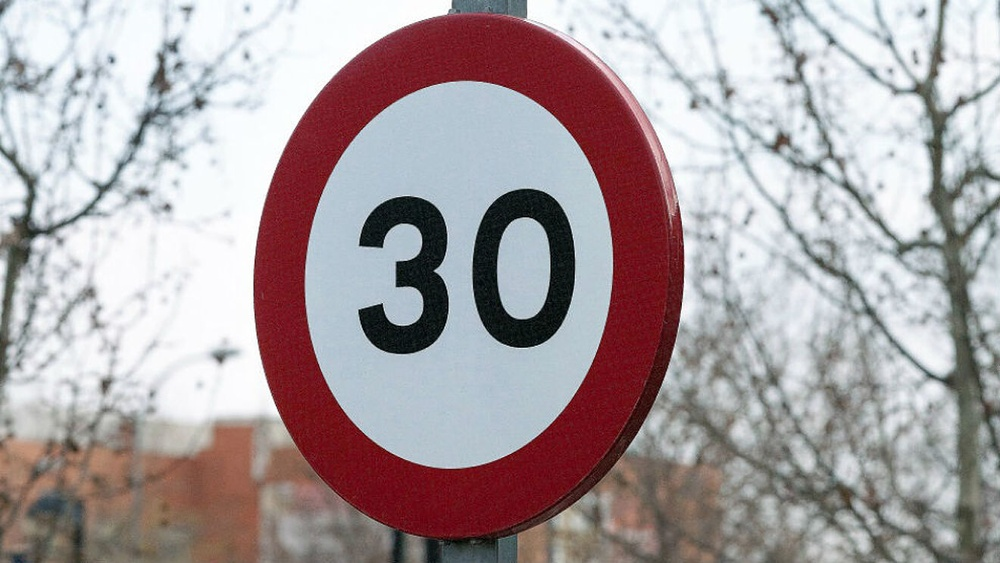
#> input picture pruebas/st30.jpg, 1000 x 563 px, shrunk from 1320 x 743 before the run
$ jupyter execute --allow-errors trafico3.ipynb
#> lines starting #> are read from the running program, lines starting #| are printed output that depends on the picture; after the words box and inside, x2 and y2 are one past the last pixel; in counts of white or black regions, pixels touching at a corner belong together
[cell 1]
import cv2 as cv
import numpy as np
import matplotlib.pyplot as plt

[cell 2]
img = cv.imread('st30.jpg',cv.IMREAD_COLOR)
#> img is the input picture: shape (563, 1000, 3); mean B, G, R 161.6, 159.1, 169.4
img = cv.imread('60lejos.jpeg',cv.IMREAD_COLOR)
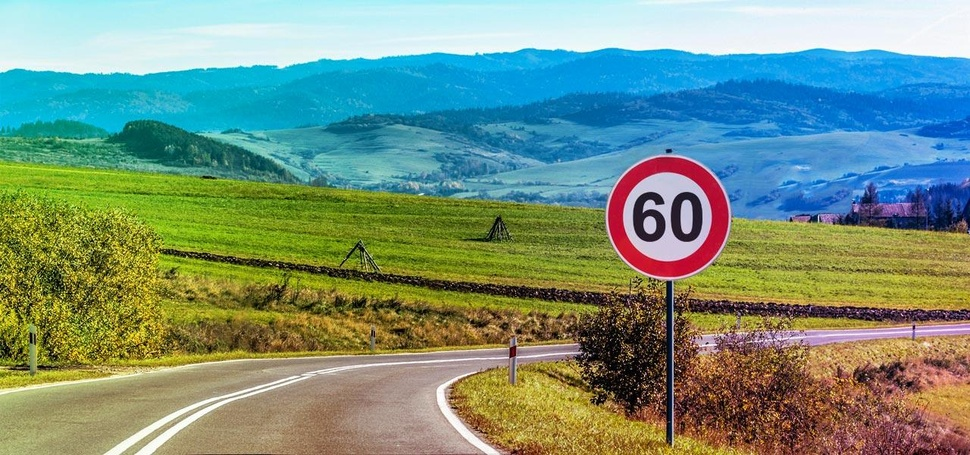
#> input picture pruebas/60lejos.jpeg, 970 x 455 px, shrunk from 1280 x 600 before the run
#> img is the input picture: shape (455, 970, 3); mean B, G, R 125.3, 145.3, 118.1

plt.imshow(cv.cvtColor(img,cv.COLOR_BGR2RGB))

[cell 3]
hsv = cv.cvtColor(img,cv.COLOR_BGR2HSV)
#> hsv: shape (455, 970, 3); mean H, S, V 62.7, 153.1, 171.8
h,s,v = cv.split(hsv)
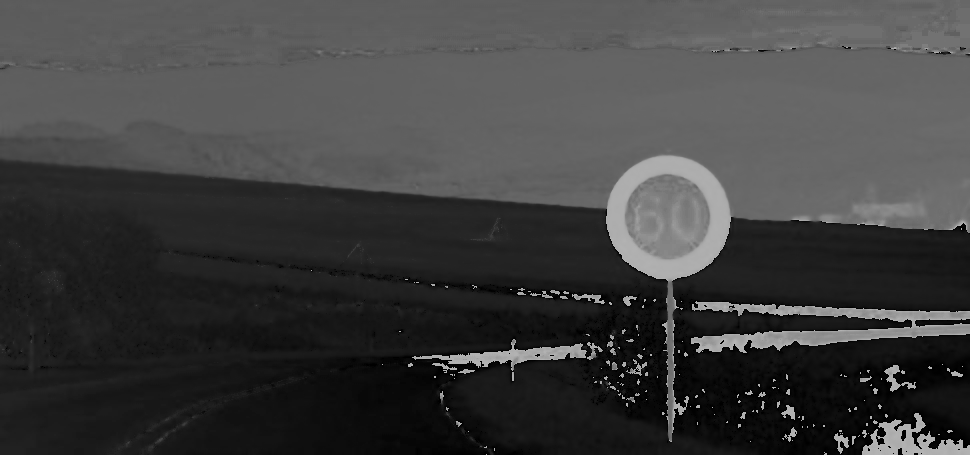
#> h: shape (455, 970); min 0, max 179, mean 62.7
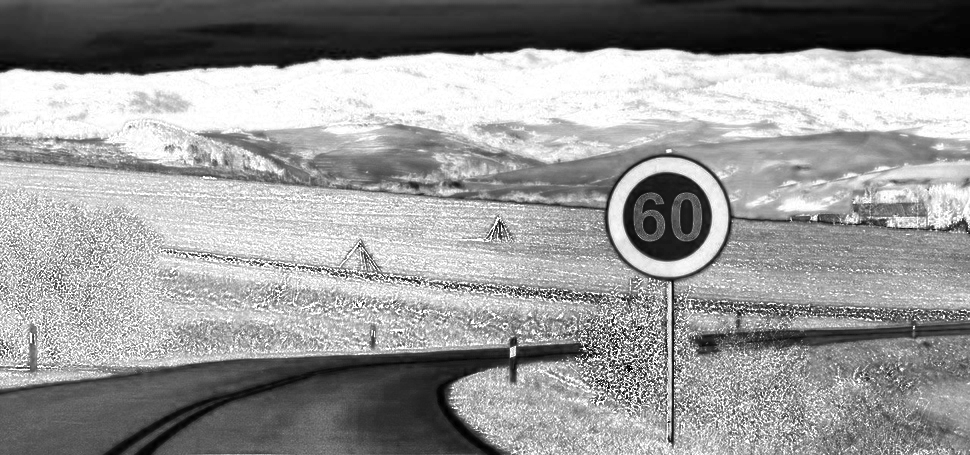
#> s: shape (455, 970); min 0, max 255, mean 153.1
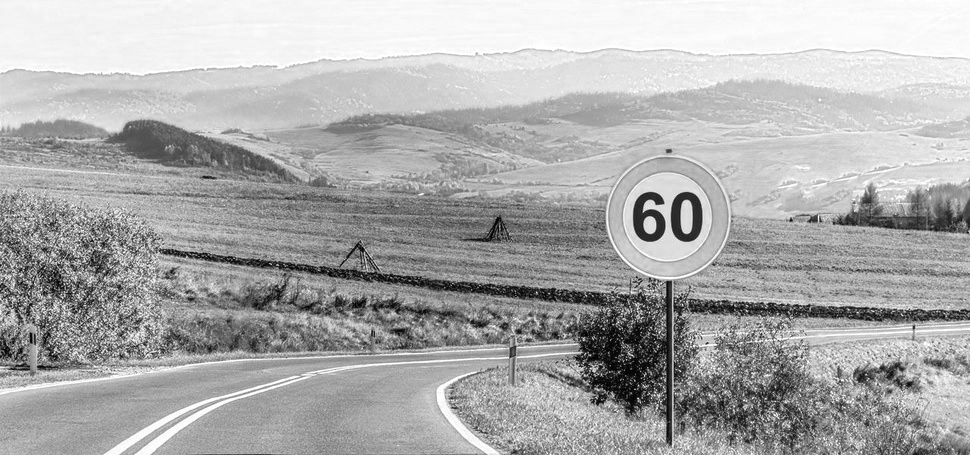
#> v: shape (455, 970); min 0, max 255, mean 171.8

plt.imshow(h,cmap='gray')

[cell 4]
aux, gray = cv.threshold(h, 150, 255, cv.THRESH_BINARY)
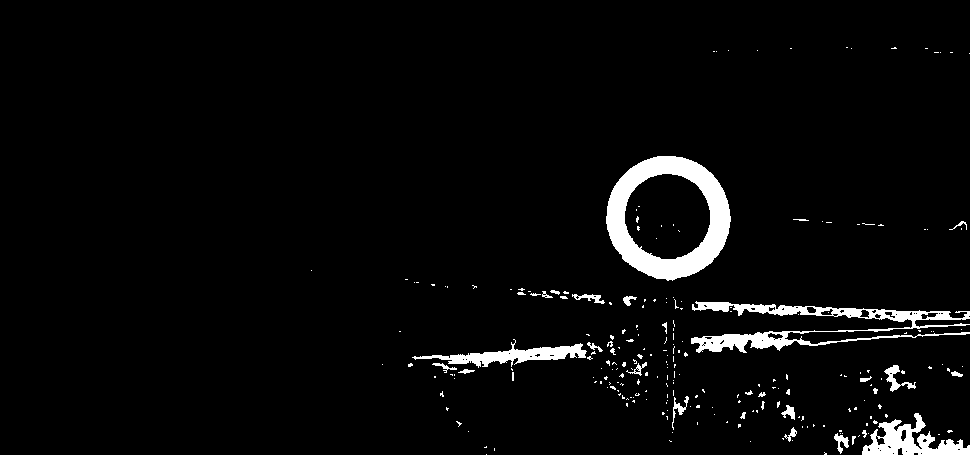
#> gray: shape (455, 970); 3.8% white; 242 white regions (210 under 20 px), largest, box (x1, y1, x2, y2) and area: (606, 156, 731, 281) 6361, (691, 301, 970, 353) 3968, (862, 413, 970, 455) 2019

plt.imshow(gray, cmap = 'gray')

[cell 5]
gray_circle = cv.medianBlur(gray, 15)
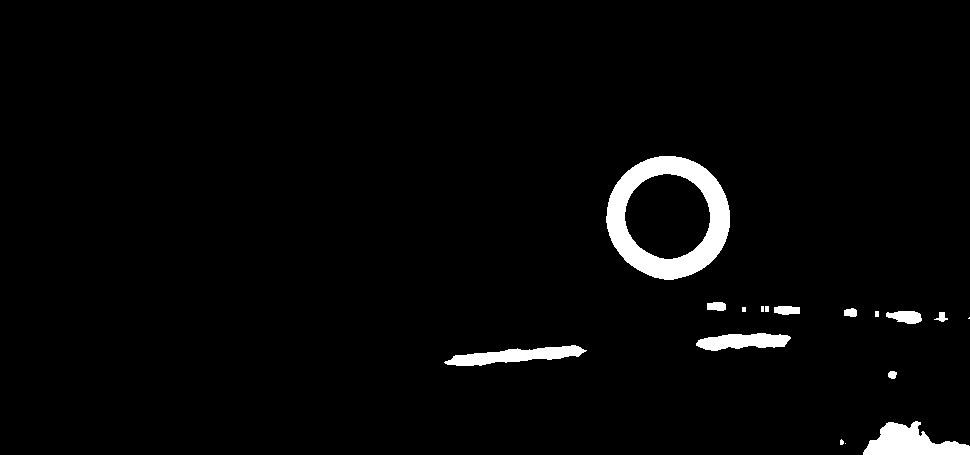
#> gray_circle: shape (455, 970); 2.8% white; 17 white regions (4 under 20 px), largest, box (x1, y1, x2, y2) and area: (606, 156, 730, 280) 6358, (863, 421, 970, 455) 2128, (444, 345, 587, 366) 1520

plt.imshow(gray_circle, cmap = 'gray')

[cell 6]
""" circle_small = cv.morphologyEx(gray_circle, cv.MORPH_HITMISS, np.array([[0,1,0],[1,-1,1],[0,1,0]], np.uint8), iterations=2)

plt.imshow(circle_small, cmap = 'gray') """

[cell 7]
edged = cv.Canny(gray_circle, 30, 200)
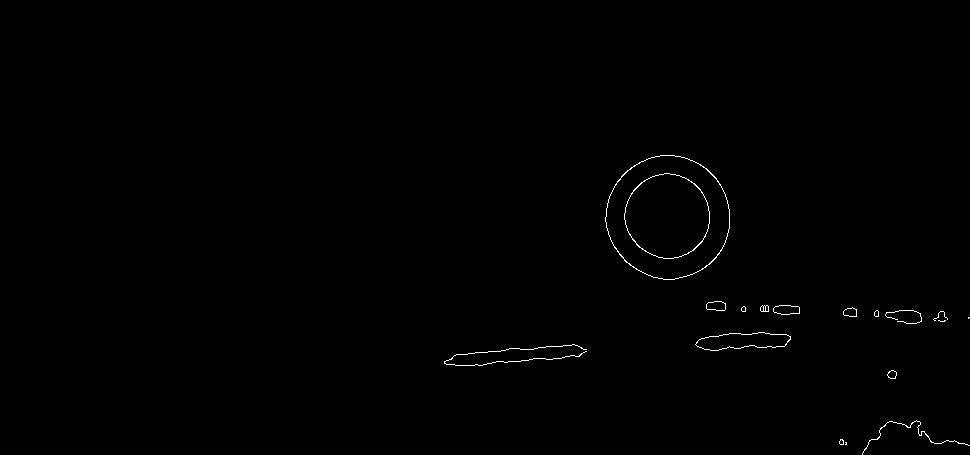
#> edged: shape (455, 970); 0.39% white in thin lines or dots, all inside (x1, y1, x2, y2) = (444, 155, 970, 455)

plt.imshow(edged, cmap = 'gray')

[cell 8]
minDist = 100
param1 = 30 #500
param2 = 110 #200
minRadius = 5
maxRadius = int(edged.shape[0]/2) #10
#> maxRadius = 227

circles = cv.HoughCircles(edged, cv.HOUGH_GRADIENT, dp=1.9, minDist=minDist, param1=param1, param2=param2, minRadius=minRadius, maxRadius=maxRadius)
#> circles = [[667.8, 215.6, 61.62]]
circles = np.uint16(np.around(circles))
#> circles = [[668, 216, 62]]

img_with_circles = img.copy()

for c in circles[0,:]:
    a, b, r = c[0], c[1], c[2]
    cv.circle(img_with_circles, (a, b), r, (0, 255, 0), 2)
#> this loop made 1 pass
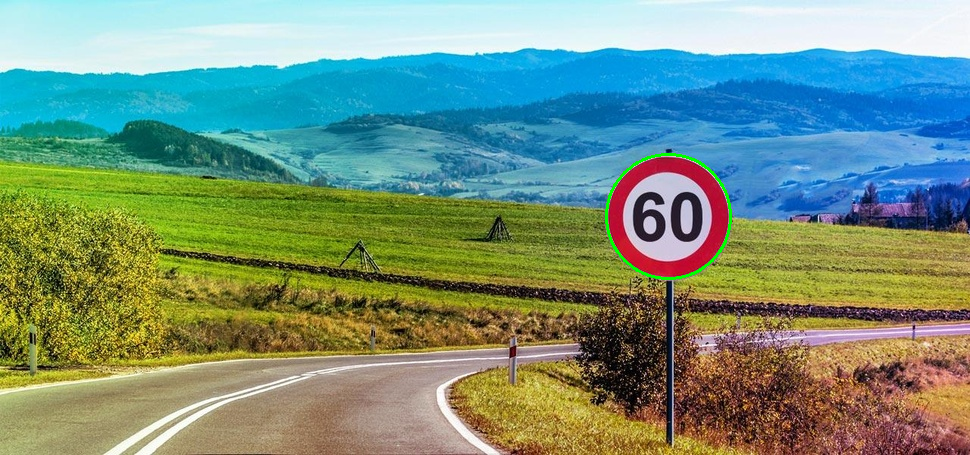
#> img_with_circles: shape (455, 970, 3); 0.26% of pixels changed, all inside (x1, y1, x2, y2) = (605, 153, 732, 280)

plt.imshow(cv.cvtColor(img_with_circles,cv.COLOR_BGR2RGB))

[cell 9]
a = circles[0][0][0]
b = circles[0][0][1]
r = circles[0][0][2]
r = int(r-r/4)
#> r = 46

cropped = img[b-r:b+r, a-r:a+r]
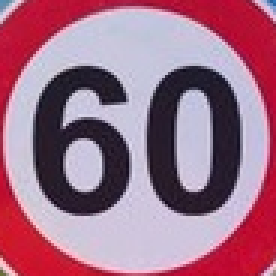
#> cropped: shape (92, 92, 3) (shown 3 times larger); mean B, G, R 135.6, 112.1, 160.9

plt.imshow(cv.cvtColor(cropped,cv.COLOR_BGR2RGB))
